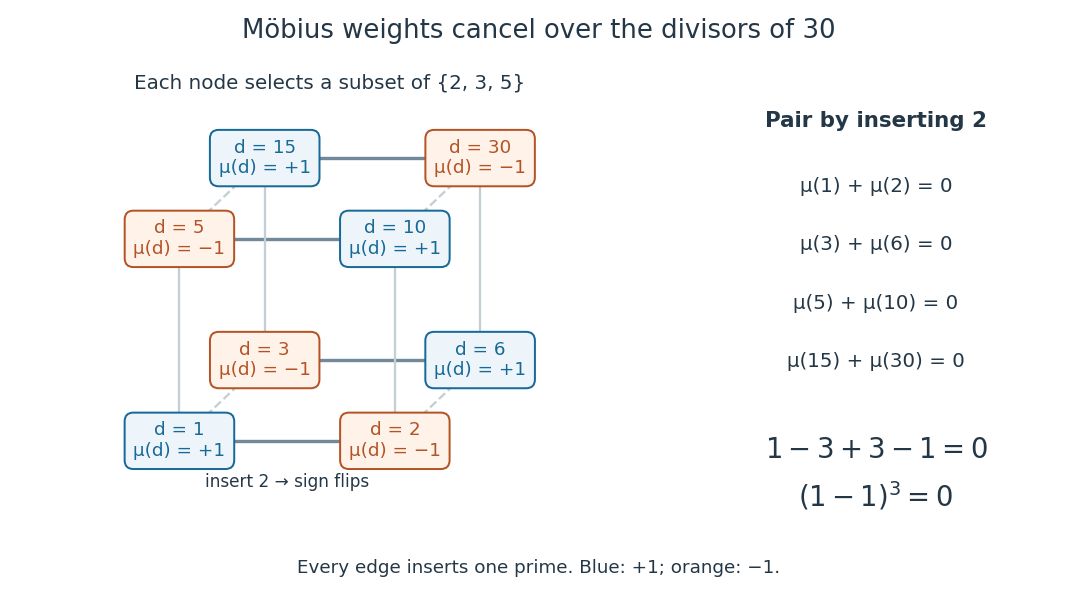

Here is the Python script that generated this plot:
"""Draw the subset cube of divisors of 30; write a basename PNG to cwd.

Tested with Python 3.14.4 and Matplotlib 3.10.7.
Reproduce: make _media/mobius-divisor-cancellation.png
"""

from itertools import product
from math import prod
from pathlib import Path

import matplotlib
matplotlib.use("Agg")
import matplotlib.pyplot as plt


def main():
    primes = (2, 3, 5)
    vertices = list(product((0, 1), repeat=3))
    divisors = {v: prod(p for p, bit in zip(primes, v) if bit)
                for v in vertices}
    weights = {v: (-1) ** sum(v) for v in vertices}
    assert sorted(divisors.values()) == [1, 2, 3, 5, 6, 10, 15, 30]
    assert sum(weights.values()) == 0
    assert all(weights[v] == -weights[(1, v[1], v[2])]
               for v in vertices if v[0] == 0)

    ink, positive, negative = "#243746", "#176997", "#b45325"
    positions = {v: (2.4 * v[0] + 0.95 * v[1],
                     0.9 * v[1] + 2.25 * v[2]) for v in vertices}
    fig, (ax, key) = plt.subplots(
        1, 2, figsize=(9.8, 5.4), dpi=110, facecolor="white",
        gridspec_kw={"width_ratios": [1.6, 1]})
    for v in vertices:
        for i in range(3):
            if v[i]:
                continue
            w = tuple(1 if j == i else bit for j, bit in enumerate(v))
            x, y = positions[v]
            end_x, end_y = positions[w]
            ax.plot([x, end_x], [y, end_y],
                    color="#71899a" if i == 0 else "#c4ced5",
                    lw=2.2 if i == 0 else 1.5,
                    linestyle="--" if i == 1 else "-", zorder=1)
    for v in vertices:
        x, y = positions[v]
        sign = "+1" if weights[v] == 1 else "−1"
        ax.text(x, y, f"d = {divisors[v]}\nμ(d) = {sign}",
                ha="center", va="center", fontsize=12, zorder=3,
                color=positive if weights[v] == 1 else negative,
                bbox={"boxstyle": "round,pad=0.48", "linewidth": 1.3,
                      "edgecolor": positive if weights[v] == 1 else negative,
                      "facecolor": "#edf5fa" if weights[v] == 1 else "#fff2e9"})
    ax.text(1.2, -0.51, "insert 2 → sign flips", ha="center", color=ink,
            fontsize=11)
    ax.set(xlim=(-0.58, 3.93), ylim=(-0.78, 3.72))
    ax.set_aspect("equal")
    ax.axis("off")
    ax.set_title("Each node selects a subset of {2, 3, 5}", fontsize=13,
                 color=ink, pad=12)

    key.axis("off")
    key.text(0.5, 0.95, "Pair by inserting 2", fontsize=14, weight="bold",
             ha="center", color=ink)
    for row, pair in enumerate(((1, 2), (3, 6), (5, 10), (15, 30))):
        y = 0.79 - row * 0.145
        key.text(0.5, y, f"μ({pair[0]}) + μ({pair[1]}) = 0", fontsize=13,
                 ha="center", color=ink)
    key.text(0.5, 0.13, r"$1-3+3-1=0$", fontsize=18,
             ha="center", color=ink)
    key.text(0.5, 0.01, r"$(1-1)^3=0$", fontsize=18,
             ha="center", color=ink)
    fig.suptitle("Möbius weights cancel over the divisors of 30",
                 fontsize=17, color=ink, y=0.97)
    fig.text(0.5, 0.035, "Every edge inserts one prime. Blue: +1; orange: −1.",
             ha="center", fontsize=12, color=ink)
    fig.subplots_adjust(left=0.03, right=0.985, bottom=0.14,
                        top=0.82, wspace=0.13)
    fig.savefig(Path.cwd() / Path(__file__).with_suffix(".png").name,
                facecolor="white", transparent=False)
    plt.close(fig)


if __name__ == "__main__":
    main()
